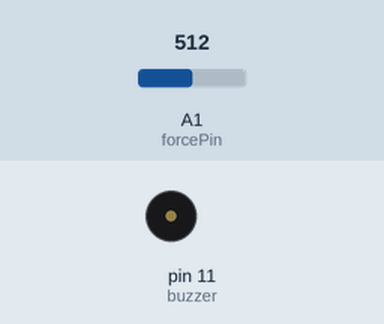
A sketch run on a simulated Arduino Uno, built with avr-gcc and run on an emulated ATmega328P. Parts: buzzer (waves = sounding). The test bench sets the inputs (shaded band); at power-on: A1 (forcePin) = 512. What the sketch prints to the serial monitor is not drawn.

Above: at 1.2 s.
1.3 s: A1 (forcePin) set to 0
2.8 s: A1 (forcePin) set to 122
Timing chart, 0 to 10.3 s (numbered marks = the images above; inputs shaded):
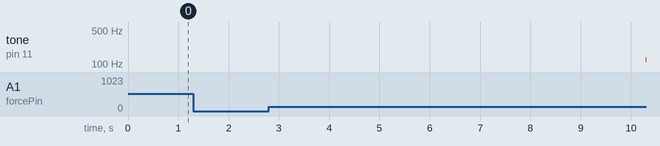

The sketch:

Ardunot.ino
```cpp
int buzzer=11;
int forcePin=A1;
int Forcevalue=0;
void setup()
{
pinMode(forcePin,INPUT);
pinMode (buzzer, OUTPUT);
 Serial.begin (9600);
}
void loop ()
{
Forcevalue = analogRead(forcePin);
  Serial.println(Forcevalue);
  noTone(buzzer);
  tone(buzzer,Forcevalue);
}
```

Measured:
- after the input at 1.3 s, tone on pin 11 (buzzer): stays silent (without the input it goes to 512 Hz after 1.5 s)
- after the input at 2.8 s, tone on pin 11 (buzzer): silent → 122 Hz after 7.5 s
